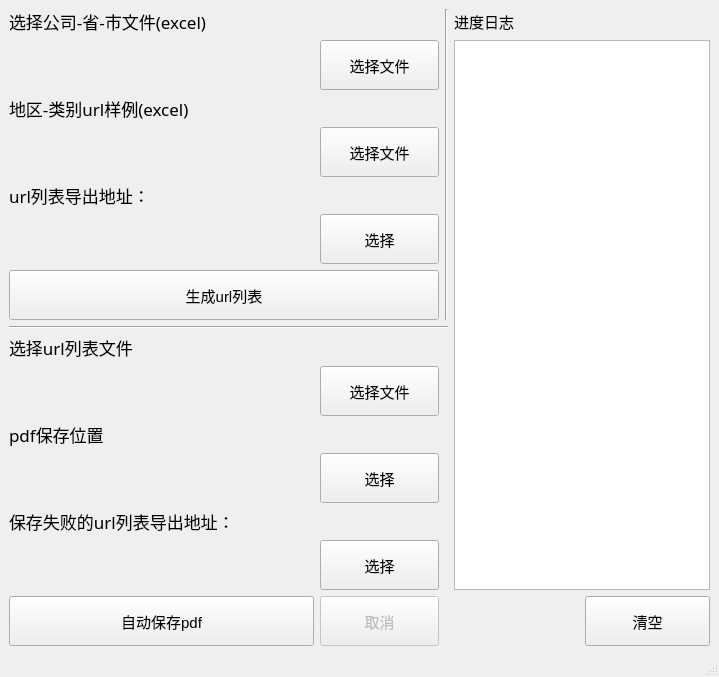
<?xml version="1.0" encoding="UTF-8"?>
<ui version="4.0">
 <class>MainWindow</class>
 <widget class="QMainWindow" name="MainWindow">
  <property name="geometry">
   <rect>
    <x>0</x>
    <y>0</y>
    <width>719</width>
    <height>633</height>
   </rect>
  </property>
  <property name="windowTitle">
   <string>MainWindow</string>
  </property>
  <widget class="QWidget" name="centralwidget">
   <layout class="QGridLayout" name="gridLayout">
    <item row="13" column="0" colspan="2">
     <widget class="QLabel" name="fail_url_outfile">
      <property name="minimumSize">
       <size>
        <width>0</width>
        <height>30</height>
       </size>
      </property>
      <property name="font">
       <font>
        <family>微软雅黑 Light</family>
        <pointsize>11</pointsize>
       </font>
      </property>
      <property name="text">
       <string/>
      </property>
     </widget>
    </item>
    <item row="13" column="2">
     <widget class="QPushButton" name="choose_fail_url_outpath">
      <property name="minimumSize">
       <size>
        <width>0</width>
        <height>50</height>
       </size>
      </property>
      <property name="font">
       <font>
        <pointsize>11</pointsize>
       </font>
      </property>
      <property name="text">
       <string>选择</string>
      </property>
     </widget>
    </item>
    <item row="9" column="2">
     <widget class="QPushButton" name="choose_url_list_infile">
      <property name="minimumSize">
       <size>
        <width>0</width>
        <height>50</height>
       </size>
      </property>
      <property name="font">
       <font>
        <pointsize>11</pointsize>
       </font>
      </property>
      <property name="text">
       <string>选择文件</string>
      </property>
     </widget>
    </item>
    <item row="11" column="2">
     <widget class="QPushButton" name="choose_pdf_savedir">
      <property name="minimumSize">
       <size>
        <width>0</width>
        <height>50</height>
       </size>
      </property>
      <property name="font">
       <font>
        <pointsize>11</pointsize>
       </font>
      </property>
      <property name="text">
       <string>选择</string>
      </property>
     </widget>
    </item>
    <item row="3" column="0" colspan="2">
     <widget class="QLabel" name="base_url_infile">
      <property name="minimumSize">
       <size>
        <width>0</width>
        <height>30</height>
       </size>
      </property>
      <property name="font">
       <font>
        <family>微软雅黑 Light</family>
        <pointsize>11</pointsize>
       </font>
      </property>
      <property name="text">
       <string/>
      </property>
     </widget>
    </item>
    <item row="12" column="0" colspan="2">
     <widget class="QLabel" name="label_11">
      <property name="font">
       <font>
        <family>微软雅黑 Light</family>
        <pointsize>13</pointsize>
       </font>
      </property>
      <property name="text">
       <string>保存失败的url列表导出地址：</string>
      </property>
     </widget>
    </item>
    <item row="17" column="5">
     <widget class="QPushButton" name="clear_log">
      <property name="minimumSize">
       <size>
        <width>0</width>
        <height>50</height>
       </size>
      </property>
      <property name="font">
       <font>
        <pointsize>11</pointsize>
       </font>
      </property>
      <property name="text">
       <string>清空</string>
      </property>
     </widget>
    </item>
    <item row="2" column="0">
     <widget class="QLabel" name="label_4">
      <property name="font">
       <font>
        <family>微软雅黑 Light</family>
        <pointsize>13</pointsize>
       </font>
      </property>
      <property name="text">
       <string>地区-类别url样例(excel)</string>
      </property>
     </widget>
    </item>
    <item row="9" column="0" colspan="2">
     <widget class="QLabel" name="url_list_infile">
      <property name="minimumSize">
       <size>
        <width>0</width>
        <height>30</height>
       </size>
      </property>
      <property name="font">
       <font>
        <family>微软雅黑 Light</family>
        <pointsize>11</pointsize>
       </font>
      </property>
      <property name="text">
       <string/>
      </property>
     </widget>
    </item>
    <item row="11" column="0" colspan="2">
     <widget class="QLabel" name="pdf_save_dir">
      <property name="minimumSize">
       <size>
        <width>0</width>
        <height>30</height>
       </size>
      </property>
      <property name="font">
       <font>
        <family>微软雅黑 Light</family>
        <pointsize>11</pointsize>
       </font>
      </property>
      <property name="text">
       <string/>
      </property>
     </widget>
    </item>
    <item row="0" column="4">
     <widget class="QLabel" name="label_5">
      <property name="font">
       <font>
        <pointsize>11</pointsize>
       </font>
      </property>
      <property name="text">
       <string>进度日志</string>
      </property>
     </widget>
    </item>
    <item row="0" column="0" colspan="2">
     <widget class="QLabel" name="label">
      <property name="font">
       <font>
        <family>微软雅黑 Light</family>
        <pointsize>13</pointsize>
       </font>
      </property>
      <property name="text">
       <string>选择公司-省-市文件(excel)</string>
      </property>
     </widget>
    </item>
    <item row="1" column="2">
     <widget class="QPushButton" name="choose_company_file">
      <property name="minimumSize">
       <size>
        <width>0</width>
        <height>50</height>
       </size>
      </property>
      <property name="font">
       <font>
        <pointsize>11</pointsize>
       </font>
      </property>
      <property name="text">
       <string>选择文件</string>
      </property>
     </widget>
    </item>
    <item row="1" column="4" rowspan="13" colspan="2">
     <widget class="QTextEdit" name="log_content">
      <property name="font">
       <font>
        <pointsize>10</pointsize>
       </font>
      </property>
     </widget>
    </item>
    <item row="4" column="0">
     <widget class="QLabel" name="label_3">
      <property name="font">
       <font>
        <family>微软雅黑 Light</family>
        <pointsize>13</pointsize>
       </font>
      </property>
      <property name="text">
       <string>url列表导出地址：</string>
      </property>
     </widget>
    </item>
    <item row="5" column="0" colspan="2">
     <widget class="QLabel" name="url_list_outfile">
      <property name="minimumSize">
       <size>
        <width>0</width>
        <height>30</height>
       </size>
      </property>
      <property name="font">
       <font>
        <family>微软雅黑 Light</family>
        <pointsize>11</pointsize>
       </font>
      </property>
      <property name="text">
       <string/>
      </property>
     </widget>
    </item>
    <item row="3" column="2">
     <widget class="QPushButton" name="choose_base_url_file">
      <property name="minimumSize">
       <size>
        <width>0</width>
        <height>50</height>
       </size>
      </property>
      <property name="font">
       <font>
        <pointsize>11</pointsize>
       </font>
      </property>
      <property name="text">
       <string>选择文件</string>
      </property>
     </widget>
    </item>
    <item row="6" column="0" colspan="3">
     <widget class="QPushButton" name="generate_url_list">
      <property name="sizePolicy">
       <sizepolicy hsizetype="Minimum" vsizetype="Fixed">
        <horstretch>0</horstretch>
        <verstretch>0</verstretch>
       </sizepolicy>
      </property>
      <property name="minimumSize">
       <size>
        <width>0</width>
        <height>50</height>
       </size>
      </property>
      <property name="font">
       <font>
        <pointsize>11</pointsize>
       </font>
      </property>
      <property name="text">
       <string>生成url列表</string>
      </property>
     </widget>
    </item>
    <item row="7" column="0" colspan="4">
     <widget class="Line" name="line_2">
      <property name="orientation">
       <enum>Qt::Horizontal</enum>
      </property>
     </widget>
    </item>
    <item row="8" column="0">
     <widget class="QLabel" name="label_6">
      <property name="font">
       <font>
        <family>微软雅黑 Light</family>
        <pointsize>13</pointsize>
       </font>
      </property>
      <property name="text">
       <string>选择url列表文件</string>
      </property>
     </widget>
    </item>
    <item row="5" column="2">
     <widget class="QPushButton" name="choose_url_list_outdir">
      <property name="minimumSize">
       <size>
        <width>0</width>
        <height>50</height>
       </size>
      </property>
      <property name="font">
       <font>
        <pointsize>11</pointsize>
       </font>
      </property>
      <property name="text">
       <string>选择</string>
      </property>
     </widget>
    </item>
    <item row="10" column="0">
     <widget class="QLabel" name="label_2">
      <property name="font">
       <font>
        <family>微软雅黑 Light</family>
        <pointsize>13</pointsize>
       </font>
      </property>
      <property name="text">
       <string>pdf保存位置</string>
      </property>
     </widget>
    </item>
    <item row="1" column="0" colspan="2">
     <widget class="QLabel" name="company_file">
      <property name="minimumSize">
       <size>
        <width>0</width>
        <height>30</height>
       </size>
      </property>
      <property name="palette">
       <palette>
        <active>
         <colorrole role="BrightText">
          <brush brushstyle="SolidPattern">
           <color alpha="255">
            <red>85</red>
            <green>255</green>
            <blue>0</blue>
           </color>
          </brush>
         </colorrole>
        </active>
        <inactive>
         <colorrole role="BrightText">
          <brush brushstyle="SolidPattern">
           <color alpha="255">
            <red>85</red>
            <green>255</green>
            <blue>0</blue>
           </color>
          </brush>
         </colorrole>
        </inactive>
        <disabled>
         <colorrole role="BrightText">
          <brush brushstyle="SolidPattern">
           <color alpha="255">
            <red>85</red>
            <green>255</green>
            <blue>0</blue>
           </color>
          </brush>
         </colorrole>
        </disabled>
       </palette>
      </property>
      <property name="font">
       <font>
        <family>微软雅黑 Light</family>
        <pointsize>11</pointsize>
        <strikeout>false</strikeout>
        <stylestrategy>PreferAntialias</stylestrategy>
       </font>
      </property>
      <property name="autoFillBackground">
       <bool>true</bool>
      </property>
      <property name="text">
       <string/>
      </property>
      <property name="scaledContents">
       <bool>true</bool>
      </property>
      <property name="wordWrap">
       <bool>false</bool>
      </property>
     </widget>
    </item>
    <item row="17" column="0" colspan="2">
     <widget class="QPushButton" name="save_pdf">
      <property name="minimumSize">
       <size>
        <width>0</width>
        <height>50</height>
       </size>
      </property>
      <property name="font">
       <font>
        <pointsize>11</pointsize>
       </font>
      </property>
      <property name="text">
       <string>自动保存pdf</string>
      </property>
     </widget>
    </item>
    <item row="17" column="2">
     <widget class="QPushButton" name="stop">
      <property name="enabled">
       <bool>false</bool>
      </property>
      <property name="minimumSize">
       <size>
        <width>0</width>
        <height>50</height>
       </size>
      </property>
      <property name="font">
       <font>
        <pointsize>11</pointsize>
       </font>
      </property>
      <property name="text">
       <string>取消</string>
      </property>
     </widget>
    </item>
    <item row="0" column="3" rowspan="7">
     <widget class="Line" name="line">
      <property name="minimumSize">
       <size>
        <width>0</width>
        <height>0</height>
       </size>
      </property>
      <property name="orientation">
       <enum>Qt::Vertical</enum>
      </property>
     </widget>
    </item>
   </layout>
  </widget>
  <widget class="QStatusBar" name="statusbar"/>
 </widget>
 <resources/>
 <connections/>
</ui>
